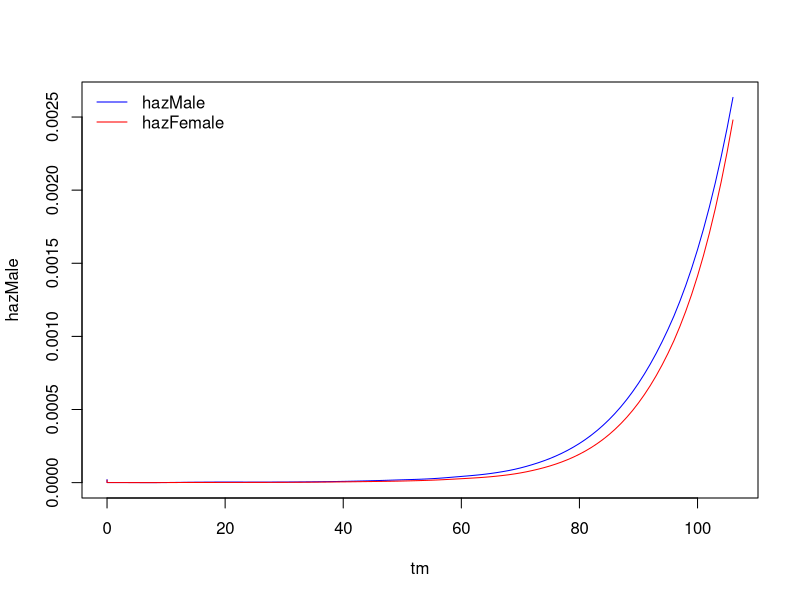
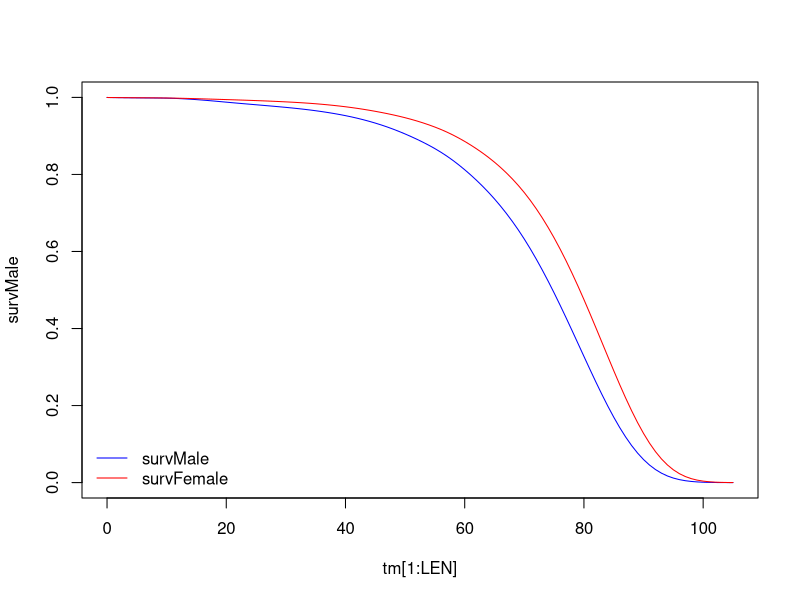
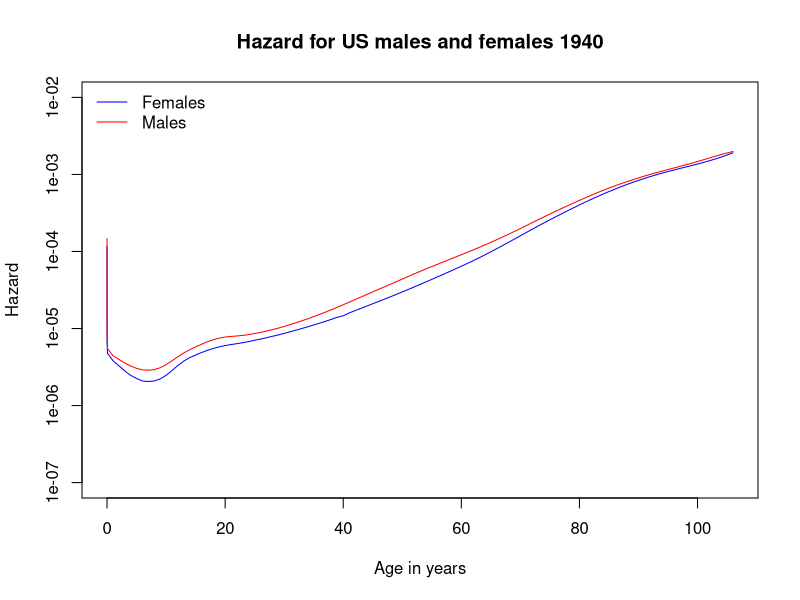
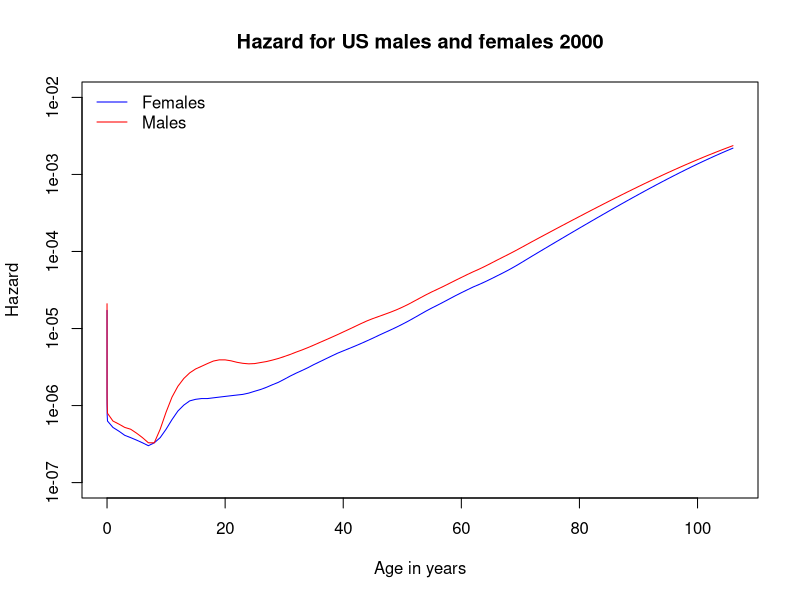
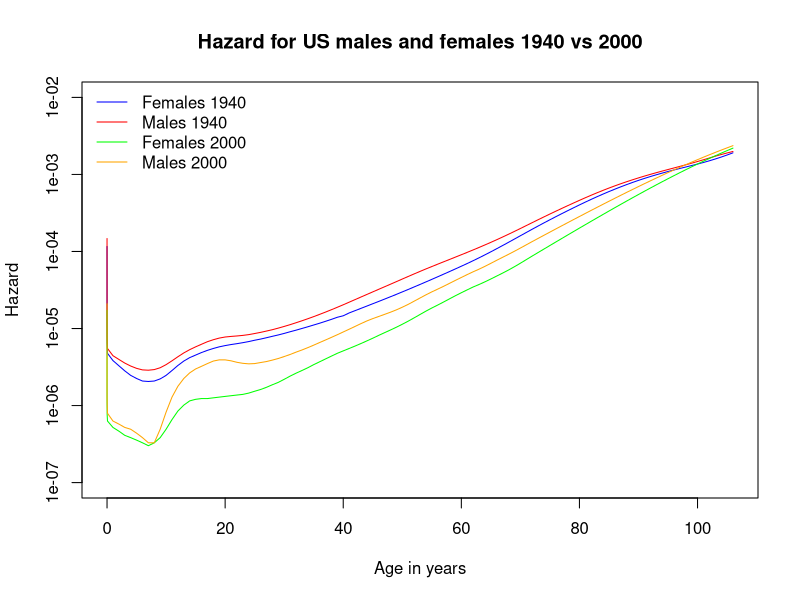

Write the R code that produced these figures, in order.
####################################################################
#                     Practica No.4
# Pregunta 
####################################################################

#install.packages("asaur")
#library(asaur)

#gastricXelox[23:27,]

#head(gastricXelox)
#head(pancreatic)

#
#install.packages("survival")
library(survival)
head(survexp.us)

DAYS_BY_YEAR <- 365.25
#attach(survexp.us)
hazMale <- survexp.us[,"male","2004"]
hazFemale <- survexp.us[,"female","2004"]
tm <- c(0,
        1/DAYS_BY_YEAR,
        7/DAYS_BY_YEAR,
        28/DAYS_BY_YEAR,
        1:(dim(hazMale)-4))
tm
length(tm)
dim(hazMale)
dim(hazFemale)

plot(x = tm, y = hazMale, type = "l", col="blue",lwd=1)
lines(x = tm, y = hazFemale, type = "l", col="red",lwd=1)
legend("topleft",col=c("blue","red"),legend =c("hazMale","hazFemale"), lwd=1, bty = "n")


#plot(x = tm, y = hazFemale, type = "l")

# Calcula la integral como una suma de las áreas de los
# rectangulos
tm.diff <- diff(tm)
LEN <- length(tm.diff)
survMale <- exp(-cumsum(hazMale[1:LEN]*tm.diff)*DAYS_BY_YEAR)
survFemale <- exp(-cumsum(hazFemale[1:LEN]*tm.diff)*DAYS_BY_YEAR)

plot(x = tm[1:LEN], y = survMale, type = "l", col="blue",lwd=1)
#points(x = tm[1:LEN], y = survFemale, type = "l", col="green")
lines(x = tm[1:LEN], y = survFemale, type = "l", col="red",lwd=1)

legend("bottomleft",col=c("blue","red"),legend =c("survMale","survFemale"), lwd=1, bty = "n")

cbind(tm[1:LEN], tm.diff)

sum(survMale*tm.diff)
sum(survFemale*tm.diff)

##################################################################
#                       Exercises
##################################################################

##################################################################
# 2.1. Using the "survexp.us" data described in Example 2.2, plot
# the hazard functions for men and women in 1940 and 2000. Comment 
# on the change in mortality rates in children
##################################################################

# 1940
##################################################################
hazMale_1940 <- survexp.us[,"male","1940"]
hazFemale_1940 <- survexp.us[,"female","1940"]
tm_1940 <- c(0,
        1/DAYS_BY_YEAR,
        7/DAYS_BY_YEAR,
        28/DAYS_BY_YEAR,
        1:(dim(hazMale_1940)-4))

plot(x = tm, log = "y", y = hazFemale_1940, type = "l", col="blue", lwd=1, 
      ylab ="Hazard", xlab = "Age in years", 
      main ="Hazard for US males and females 1940", ylim=c(1e-07,1e-02))
lines(x = tm, y = hazMale_1940, type = "l", col="red",lwd=1)
legend("topleft",col=c("blue","red"),legend =c("Females","Males"), lwd=1, bty = "n")

# 2000
##################################################################

hazMale_2000 <- survexp.us[,"male","2000"]
hazFemale_2000 <- survexp.us[,"female","2000"]
tm_2000 <- c(0,
             1/DAYS_BY_YEAR,
             7/DAYS_BY_YEAR,
             28/DAYS_BY_YEAR,
             1:(dim(hazMale_2000)-4))

plot(x = tm, log = "y", y = hazFemale_2000, type = "l", col="blue", lwd=1, 
     ylab ="Hazard", xlab = "Age in years", 
     main ="Hazard for US males and females 2000", ylim=c(1e-07,1e-02))
lines(x = tm,  y = hazMale_2000, type = "l", col="red",lwd=1)
legend("topleft",col=c("blue","red"),legend =c("Females","Males"), lwd=1, bty = "n")


# 1940 - 2000
##################################################################

plot(x = tm, log = "y", y = hazFemale_1940, type = "l", col="blue", lwd=1, 
     ylab ="Hazard", xlab = "Age in years", 
     main ="Hazard for US males and females 1940 vs 2000", ylim=c(1e-07,1e-02))
lines(x = tm,  y = hazMale_1940, type = "l", col="red",lwd=1)
lines(x = tm,  y = hazFemale_2000, type = "l", col="green",lwd=1)
lines(x = tm,  y = hazMale_2000, type = "l", col="orange",lwd=1)
legend("topleft",col=c("blue","red","green","orange"),
       legend =c("Females 1940","Males 1940","Females 2000","Males 2000"), lwd=1, bty = "n")

##################################################################
# 2.2. Find the mean age of death separately for men and women for 1940
# and 2000.
##################################################################

# Se calcula la edad media de fallecimiento calculando el área
# debajo de la función de Hazard

# 1940
tm_1940.diff <- diff(tm_1940)
LEN <- length(tm_1940.diff)
survMale_1940 <- exp(-cumsum(hazMale_1940[1:LEN]*tm_1940.diff)*DAYS_BY_YEAR)
survFemale_1940 <- exp(-cumsum(hazFemale_1940[1:LEN]*tm_1940.diff)*DAYS_BY_YEAR)
sum(survMale_1940*tm_1940.diff)
sum(survFemale_1940*tm_1940.diff)

#2000
tm_2000.diff <- diff(tm_2000)
LEN <- length(tm_2000.diff)
survMale_2000 <- exp(-cumsum(hazMale_2000[1:LEN]*tm_2000.diff)*DAYS_BY_YEAR)
survFemale_2000 <- exp(-cumsum(hazFemale_2000[1:LEN]*tm_2000.diff)*DAYS_BY_YEAR)
sum(survMale_2000*tm_2000.diff)
sum(survFemale_2000*tm_2000.diff)


report <- data.frame(
  year = c("1940"," 2000"),
  male = c(sum(survMale_1940*tm_1940.diff),
           sum(survMale_2000*tm_2000.diff)),
  female = c(sum(survFemale_1940*tm_1940.diff),
             sum(survFemale_2000*tm_2000.diff))
)

report

##################################################################
# 2.3. The data set "survexp.usr" in the "survival" package is a four
# dimensional array of hazards in format similar to the "survexp.us"
# data set, with race (black or white) in the added dimension.Plot
# the hazard functions for black males and white males for 1940 and 2000
##################################################################
